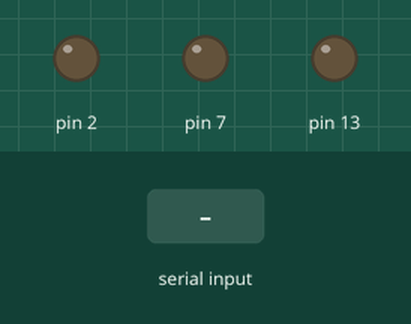
Recording of a sketch running on a simulated Arduino Uno, built with avr-gcc and run on an emulated ATmega328P. Parts: output pins drawn as LEDs (lit = HIGH). The test bench sets the inputs (shaded band).

Above: at 1.2 s.
1.3 s: "a" received over Serial
At 2.2 s:
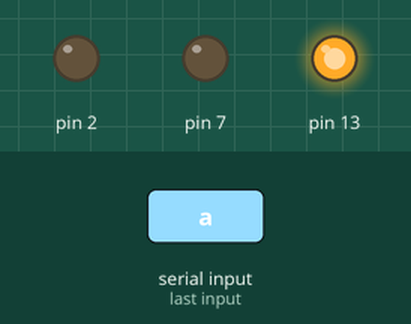
2.8 s: "y" received over Serial
At 3.4 s:
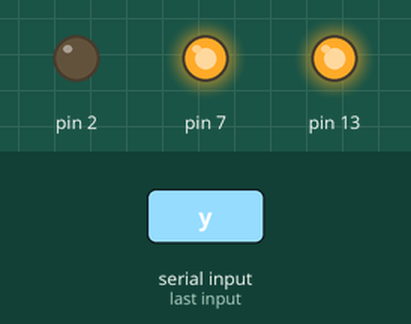
4.3 s: "b" received over Serial
At 5.5 s:
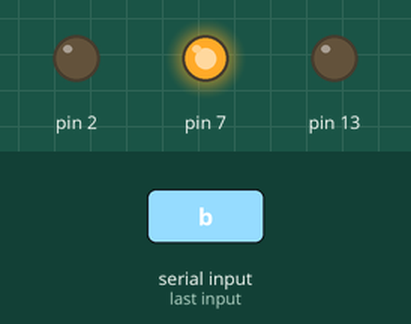
5.8 s: "o" received over Serial
At 6.9 s:
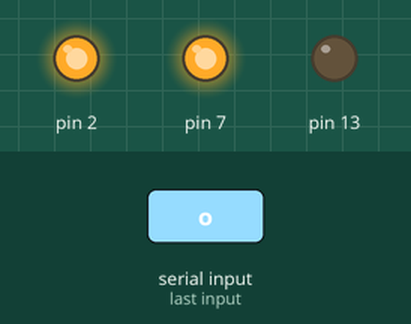
7.3 s: "7" received over Serial
At 8.0 s:
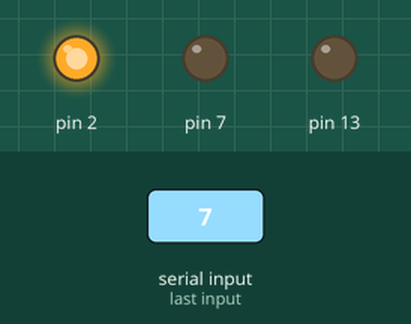
8.8 s: "p" received over Serial
At 9.1 s:
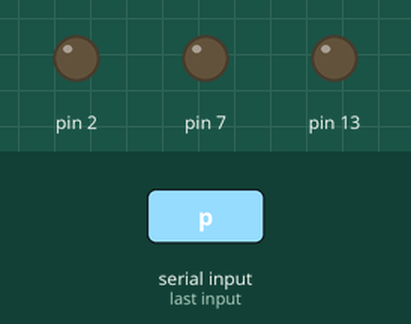
Timing chart, 0 to 11.3 s (numbered marks = the images above; inputs shaded):
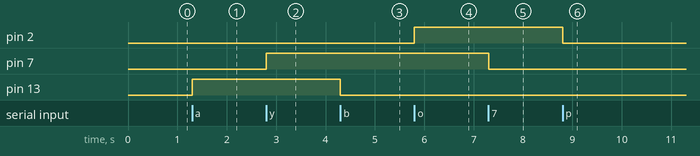

The sketch:

sketch_oct17a.ino
```cpp
// This code is to turn on and off multiple leds
void setup() {
  // put your setup code here, to run once:
pinMode(13,1);
pinMode(7,1);
pinMode(2,1);
Serial.begin(9600);
}

void loop() {
  // put your main code here, to run repeatedly:
int x;
x=Serial.read();

if(x=='a')
{
  digitalWrite(13,1);
}
if(x=='b')
{
 digitalWrite(13,0);
}
if(x=='y')
{
  digitalWrite(7,1);
}
if(x=='7')
{
  digitalWrite(7,0);
}
if(x=='o')
{
  digitalWrite(2,1);
}
if(x=='p')
{
  digitalWrite(2,0);
}
}
```

Measured:
- after the input at 1.3 s, pin 13: LOW → HIGH at once
- after the input at 2.8 s, pin 7: LOW → HIGH at once
- after the input at 4.3 s, pin 13: HIGH → LOW at once
- after the input at 5.8 s, pin 2: LOW → HIGH at once
- after the input at 7.3 s, pin 7: HIGH → LOW at once
- after the input at 8.8 s, pin 2: HIGH → LOW at once
